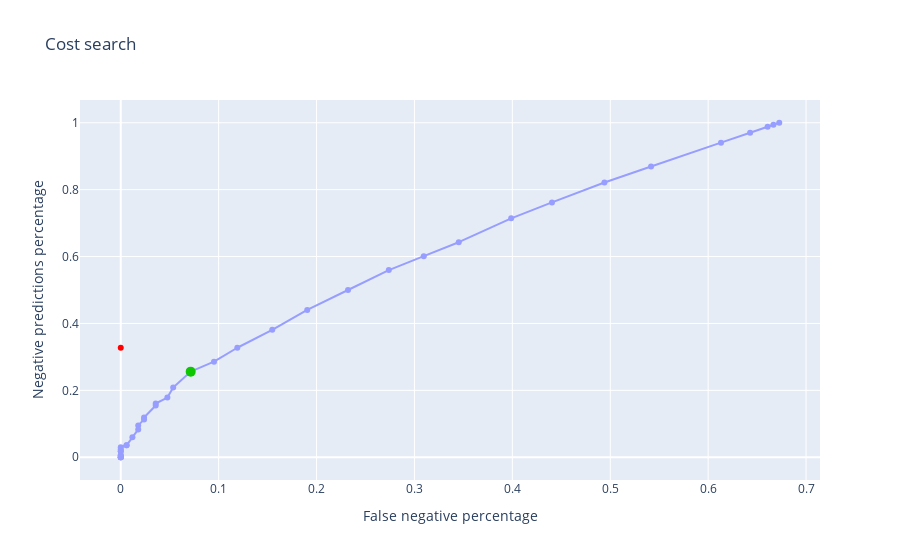

Write notebook code for a chart like this one.
### Code cell
points, lines, best_threshold = get_points(prediction_probabilities, y_val_cost, 0.025)
data = {'points': points, 'lines': lines,
        'graph_title': 'Cost search', 'x_axis_name': 'False negative percentage', 'y_axis_name': 'Negative predictions percentage'}
print(best_threshold)
fig = plot_cost_search(data)
fig.show()

### Figure 1 — Plotly figure (JSON) as saved in the notebook; plotly's stock layout.template omitted (floating-point values rounded to 4 significant figures)
{"data": [{"marker": {"color": "#979EFF"}, "mode": "lines", "name": "0.025", "showlegend": false, "type": "scatter", "x": [0.6726, 0.6667], "y": [1, 0.994]}, {"marker": {"color": "#979EFF"}, "mode": "lines", "name": "0.05", "showlegend": false, "type": "scatter", "x": [0.6667, 0.6607], "y": [0.994, 0.9881]}, {"marker": {"color": "#979EFF"}, "mode": "lines", "name": "0.07500000000000001", "showlegend": false, "type": "scatter", "x": [0.6607, 0.6429], "y": [0.9881, 0.9702]}, {"marker": {"color": "#979EFF"}, "mode": "lines", "name": "0.1", "showlegend": false, "type": "scatter", "x": [0.6429, 0.6131], "y": [0.9702, 0.9405]}, {"marker": {"color": "#979EFF"}, "mode": "lines", "name": "0.125", "showlegend": false, "type": "scatter", "x": [0.6131, 0.5417], "y": [0.9405, 0.869]}, {"marker": {"color": "#979EFF"}, "mode": "lines", "name": "0.15", "showlegend": false, "type": "scatter", "x": [0.5417, 0.494], "y": [0.869, 0.8214]}, {"marker": {"color": "#979EFF"}, "mode": "lines", "name": "0.175", "showlegend": false, "type": "scatter", "x": [0.494, 0.4405], "y": [0.8214, 0.7619]}, {"marker": {"color": "#979EFF"}, "mode": "lines", "name": "0.19999999999999998", "showlegend": false, "type": "scatter", "x": [0.4405, 0.3988], "y": [0.7619, 0.7143]}, {"marker": {"color": "#979EFF"}, "mode": "lines", "name": "0.22499999999999998", "showlegend": false, "type": "scatter", "x": [0.3988, 0.3452], "y": [0.7143, 0.6429]}, {"marker": {"color": "#979EFF"}, "mode": "lines", "name": "0.24999999999999997", "showlegend": false, "type": "scatter", "x": [0.3452, 0.3095], "y": [0.6429, 0.6012]}, {"marker": {"color": "#979EFF"}, "mode": "lines", "name": "0.27499999999999997", "showlegend": false, "type": "scatter", "x": [0.3095, 0.2738], "y": [0.6012, 0.5595]}, {"marker": {"color": "#979EFF"}, "mode": "lines", "name": "0.3", "showlegend": false, "type": "scatter", "x": [0.2738, 0.2321], "y": [0.5595, 0.5]}, {"marker": {"color": "#979EFF"}, "mode": "lines", "name": "0.325", "showlegend": false, "type": "scatter", "x": [0.2321, 0.1905], "y": [0.5, 0.4405]}, {"marker": {"color": "#979EFF"}, "mode": "lines", "name": "0.35000000000000003", "showlegend": false, "type": "scatter", "x": [0.1905, 0.1548], "y": [0.4405, 0.381]}, {"marker": {"color": "#979EFF"}, "mode": "lines", "name": "0.37500000000000006", "showlegend": false, "type": "scatter", "x": [0.1548, 0.119], "y": [0.381, 0.3274]}, {"marker": {"color": "#979EFF"}, "mode": "lines", "name": "0.4000000000000001", "showlegend": false, "type": "scatter", "x": [0.119, 0.09524], "y": [0.3274, 0.2857]}, {"marker": {"color": "#979EFF"}, "mode": "lines", "name": "0.4250000000000001", "showlegend": false, "type": "scatter", "x": [0.09524, 0.07143], "y": [0.2857, 0.256]}, {"marker": {"color": "#979EFF"}, "mode": "lines", "name": "0.4500000000000001", "showlegend": false, "type": "scatter", "x": [0.07143, 0.05357], "y": [0.256, 0.2083]}, {"marker": {"color": "#979EFF"}, "mode": "lines", "name": "0.47500000000000014", "showlegend": false, "type": "scatter", "x": [0.05357, 0.04762], "y": [0.2083, 0.1786]}, {"marker": {"color": "#979EFF"}, "mode": "lines", "name": "0.5000000000000001", "showlegend": false, "type": "scatter", "x": [0.04762, 0.03571], "y": [0.1786, 0.1607]}, {"marker": {"color": "#979EFF"}, "mode": "lines", "name": "0.5250000000000001", "showlegend": false, "type": "scatter", "x": [0.03571, 0.03571], "y": [0.1607, 0.1548]}, {"marker": {"color": "#979EFF"}, "mode": "lines", "name": "0.5500000000000002", "showlegend": false, "type": "scatter", "x": [0.03571, 0.02381], "y": [0.1548, 0.119]}, {"marker": {"color": "#979EFF"}, "mode": "lines", "name": "0.5750000000000002", "showlegend": false, "type": "scatter", "x": [0.02381, 0.02381], "y": [0.119, 0.1131]}, {"marker": {"color": "#979EFF"}, "mode": "lines", "name": "0.6000000000000002", "showlegend": false, "type": "scatter", "x": [0.02381, 0.01786], "y": [0.1131, 0.09524]}, {"marker": {"color": "#979EFF"}, "mode": "lines", "name": "0.6250000000000002", "showlegend": false, "type": "scatter", "x": [0.01786, 0.01786], "y": [0.09524, 0.08333]}, {"marker": {"color": "#979EFF"}, "mode": "lines", "name": "0.6500000000000002", "showlegend": false, "type": "scatter", "x": [0.01786, 0.0119], "y": [0.08333, 0.05952]}, {"marker": {"color": "#979EFF"}, "mode": "lines", "name": "0.6750000000000003", "showlegend": false, "type": "scatter", "x": [0.0119, 0.005952], "y": [0.05952, 0.03571]}, {"marker": {"color": "#979EFF"}, "mode": "lines", "name": "0.7000000000000003", "showlegend": false, "type": "scatter", "x": [0.005952, 0.005952], "y": [0.03571, 0.03571]}, {"marker": {"color": "#979EFF"}, "mode": "lines", "name": "0.7250000000000003", "showlegend": false, "type": "scatter", "x": [0.005952, 0], "y": [0.03571, 0.02976]}, {"marker": {"color": "#979EFF"}, "mode": "lines", "name": "0.7500000000000003", "showlegend": false, "type": "scatter", "x": [0, 0], "y": [0.02976, 0.02381]}, {"marker": {"color": "#979EFF"}, "mode": "lines", "name": "0.7750000000000004", "showlegend": false, "type": "scatter", "x": [0, 0], "y": [0.02381, 0.01786]}, {"marker": {"color": "#979EFF"}, "mode": "lines", "name": "0.8000000000000004", "showlegend": false, "type": "scatter", "x": [0, 0], "y": [0.01786, 0.01786]}, {"marker": {"color": "#979EFF"}, "mode": "lines", "name": "0.8250000000000004", "showlegend": false, "type": "scatter", "x": [0, 0], "y": [0.01786, 0.005952]}, {"marker": {"color": "#979EFF"}, "mode": "lines", "name": "0.8500000000000004", "showlegend": false, "type": "scatter", "x": [0, 0], "y": [0.005952, 0.005952]}, {"marker": {"color": "#979EFF"}, "mode": "lines", "name": "0.8750000000000004", "showlegend": false, "type": "scatter", "x": [0, 0], "y": [0.005952, 0]}, {"marker": {"color": "#979EFF"}, "mode": "lines", "name": "0.9000000000000005", "showlegend": false, "type": "scatter", "x": [0, 0], "y": [0, 0]}, {"marker": {"color": "#979EFF"}, "mode": "lines", "name": "0.9250000000000005", "showlegend": false, "type": "scatter", "x": [0, 0], "y": [0, 0]}, {"marker": {"color": "#979EFF"}, "mode": "lines", "name": "0.9500000000000005", "showlegend": false, "type": "scatter", "x": [0, 0], "y": [0, 0]}, {"marker": {"color": "#979EFF"}, "mode": "lines", "name": "0.9750000000000005", "showlegend": false, "type": "scatter", "x": [0, 0], "y": [0, 0]}, {"marker": {"color": "red", "size": 6}, "mode": "markers", "name": "utopian", "showlegend": false, "text": [], "type": "scatter", "x": [0], "y": [0.3274]}, {"marker": {"color": "#979EFF", "size": 6}, "mode": "markers", "name": "0", "showlegend": false, "text": ["Threshold: 0<br>False negative percentage: 0.67<br>Negative predicted percentage: 1.0<br>Distance from utopia: 0.9512<br>Sensitivity: 1.0<br>Specificity: 0.0<br>F1-macro: 0.2466<br>ROC AUC: 0.8272"], "type": "scatter", "x": [0.6726], "y": [1]}, {"marker": {"color": "#979EFF", "size": 6}, "mode": "markers", "name": "0.025", "showlegend": false, "text": ["Threshold: 0.025<br>False negative percentage: 0.67<br>Negative predicted percentage: 0.99<br>Distance from utopia: 0.9428<br>Sensitivity: 1.0<br>Specificity: 0.0088<br>F1-macro: 0.2565<br>ROC AUC: 0.8272"], "type": "scatter", "x": [0.6667], "y": [0.994]}, {"marker": {"color": "#979EFF", "size": 6}, "mode": "markers", "name": "0.05", "showlegend": false, "text": ["Threshold: 0.05<br>False negative percentage: 0.66<br>Negative predicted percentage: 0.99<br>Distance from utopia: 0.9344<br>Sensitivity: 1.0<br>Specificity: 0.0177<br>F1-macro: 0.2663<br>ROC AUC: 0.8272"], "type": "scatter", "x": [0.6607], "y": [0.9881]}, {"marker": {"color": "#979EFF", "size": 6}, "mode": "markers", "name": "0.07500000000000001", "showlegend": false, "text": ["Threshold: 0.075<br>False negative percentage: 0.64<br>Negative predicted percentage: 0.97<br>Distance from utopia: 0.9091<br>Sensitivity: 1.0<br>Specificity: 0.0442<br>F1-macro: 0.2947<br>ROC AUC: 0.8272"], "type": "scatter", "x": [0.6429], "y": [0.9702]}, {"marker": {"color": "#979EFF", "size": 6}, "mode": "markers", "name": "0.1", "showlegend": false, "text": ["Threshold: 0.1<br>False negative percentage: 0.61<br>Negative predicted percentage: 0.94<br>Distance from utopia: 0.867<br>Sensitivity: 1.0<br>Specificity: 0.0885<br>F1-macro: 0.3395<br>ROC AUC: 0.8272"], "type": "scatter", "x": [0.6131], "y": [0.9405]}, {"marker": {"color": "#979EFF", "size": 6}, "mode": "markers", "name": "0.125", "showlegend": false, "text": ["Threshold: 0.125<br>False negative percentage: 0.54<br>Negative predicted percentage: 0.87<br>Distance from utopia: 0.766<br>Sensitivity: 1.0<br>Specificity: 0.1947<br>F1-macro: 0.4366<br>ROC AUC: 0.8272"], "type": "scatter", "x": [0.5417], "y": [0.869]}, {"marker": {"color": "#979EFF", "size": 6}, "mode": "markers", "name": "0.15", "showlegend": false, "text": ["Threshold: 0.15<br>False negative percentage: 0.49<br>Negative predicted percentage: 0.82<br>Distance from utopia: 0.6987<br>Sensitivity: 1.0<br>Specificity: 0.2655<br>F1-macro: 0.4948<br>ROC AUC: 0.8272"], "type": "scatter", "x": [0.494], "y": [0.8214]}, {"marker": {"color": "#979EFF", "size": 6}, "mode": "markers", "name": "0.175", "showlegend": false, "text": ["Threshold: 0.175<br>False negative percentage: 0.44<br>Negative predicted percentage: 0.76<br>Distance from utopia: 0.6187<br>Sensitivity: 0.9818<br>Specificity: 0.3451<br>F1-macro: 0.55<br>ROC AUC: 0.8272"], "type": "scatter", "x": [0.4405], "y": [0.7619]}, {"marker": {"color": "#979EFF", "size": 6}, "mode": "markers", "name": "0.19999999999999998", "showlegend": false, "text": ["Threshold: 0.2<br>False negative percentage: 0.4<br>Negative predicted percentage: 0.71<br>Distance from utopia: 0.5556<br>Sensitivity: 0.9636<br>Specificity: 0.4071<br>F1-macro: 0.5886<br>ROC AUC: 0.8272"], "type": "scatter", "x": [0.3988], "y": [0.7143]}, {"marker": {"color": "#979EFF", "size": 6}, "mode": "markers", "name": "0.22499999999999998", "showlegend": false, "text": ["Threshold: 0.225<br>False negative percentage: 0.35<br>Negative predicted percentage: 0.64<br>Distance from utopia: 0.4677<br>Sensitivity: 0.9091<br>Specificity: 0.4867<br>F1-macro: 0.6247<br>ROC AUC: 0.8272"], "type": "scatter", "x": [0.3452], "y": [0.6429]}, {"marker": {"color": "#979EFF", "size": 6}, "mode": "markers", "name": "0.24999999999999997", "showlegend": false, "text": ["Threshold: 0.25<br>False negative percentage: 0.31<br>Negative predicted percentage: 0.6<br>Distance from utopia: 0.4133<br>Sensitivity: 0.8909<br>Specificity: 0.5398<br>F1-macro: 0.653<br>ROC AUC: 0.8272"], "type": "scatter", "x": [0.3095], "y": [0.6012]}, {"marker": {"color": "#979EFF", "size": 6}, "mode": "markers", "name": "0.27499999999999997", "showlegend": false, "text": ["Threshold: 0.275<br>False negative percentage: 0.27<br>Negative predicted percentage: 0.56<br>Distance from utopia: 0.359<br>Sensitivity: 0.8727<br>Specificity: 0.5929<br>F1-macro: 0.6804<br>ROC AUC: 0.8272"], "type": "scatter", "x": [0.2738], "y": [0.5595]}, {"marker": {"color": "#979EFF", "size": 6}, "mode": "markers", "name": "0.3", "showlegend": false, "text": ["Threshold: 0.3<br>False negative percentage: 0.23<br>Negative predicted percentage: 0.5<br>Distance from utopia: 0.2893<br>Sensitivity: 0.8182<br>Specificity: 0.6549<br>F1-macro: 0.6994<br>ROC AUC: 0.8272"], "type": "scatter", "x": [0.2321], "y": [0.5]}, {"marker": {"color": "#979EFF", "size": 6}, "mode": "markers", "name": "0.325", "showlegend": false, "text": ["Threshold: 0.325<br>False negative percentage: 0.19<br>Negative predicted percentage: 0.44<br>Distance from utopia: 0.2215<br>Sensitivity: 0.7636<br>Specificity: 0.7168<br>F1-macro: 0.7169<br>ROC AUC: 0.8272"], "type": "scatter", "x": [0.1905], "y": [0.4405]}, {"marker": {"color": "#979EFF", "size": 6}, "mode": "markers", "name": "0.35000000000000003", "showlegend": false, "text": ["Threshold: 0.35<br>False negative percentage: 0.15<br>Negative predicted percentage: 0.38<br>Distance from utopia: 0.1638<br>Sensitivity: 0.6909<br>Specificity: 0.7699<br>F1-macro: 0.7202<br>ROC AUC: 0.8272"], "type": "scatter", "x": [0.1548], "y": [0.381]}, {"marker": {"color": "#979EFF", "size": 6}, "mode": "markers", "name": "0.37500000000000006", "showlegend": false, "text": ["Threshold: 0.375<br>False negative percentage: 0.12<br>Negative predicted percentage: 0.33<br>Distance from utopia: 0.119<br>Sensitivity: 0.6364<br>Specificity: 0.823<br>F1-macro: 0.7297<br>ROC AUC: 0.8272"], "type": "scatter", "x": [0.119], "y": [0.3274]}, {"marker": {"color": "#979EFF", "size": 6}, "mode": "markers", "name": "0.4000000000000001", "showlegend": false, "text": ["Threshold: 0.4<br>False negative percentage: 0.1<br>Negative predicted percentage: 0.29<br>Distance from utopia: 0.104<br>Sensitivity: 0.5818<br>Specificity: 0.8584<br>F1-macro: 0.727<br>ROC AUC: 0.8272"], "type": "scatter", "x": [0.09524], "y": [0.2857]}, {"marker": {"color": "#0DC700", "size": 10}, "mode": "markers", "name": "0.4250000000000001", "showlegend": false, "text": ["Threshold: 0.425<br>False negative percentage: 0.07<br>Negative predicted percentage: 0.26<br>Distance from utopia: 0.101<br>Sensitivity: 0.5636<br>Specificity: 0.8938<br>F1-macro: 0.7407<br>ROC AUC: 0.8272"], "type": "scatter", "x": [0.07143], "y": [0.256]}, {"marker": {"color": "#979EFF", "size": 6}, "mode": "markers", "name": "0.4500000000000001", "showlegend": false, "text": ["Threshold: 0.45<br>False negative percentage: 0.05<br>Negative predicted percentage: 0.21<br>Distance from utopia: 0.1305<br>Sensitivity: 0.4727<br>Specificity: 0.9204<br>F1-macro: 0.7117<br>ROC AUC: 0.8272"], "type": "scatter", "x": [0.05357], "y": [0.2083]}, {"marker": {"color": "#979EFF", "size": 6}, "mode": "markers", "name": "0.47500000000000014", "showlegend": false, "text": ["Threshold: 0.475<br>False negative percentage: 0.05<br>Negative predicted percentage: 0.18<br>Distance from utopia: 0.1562<br>Sensitivity: 0.4<br>Specificity: 0.9292<br>F1-macro: 0.6772<br>ROC AUC: 0.8272"], "type": "scatter", "x": [0.04762], "y": [0.1786]}, {"marker": {"color": "#979EFF", "size": 6}, "mode": "markers", "name": "0.5000000000000001", "showlegend": false, "text": ["Threshold: 0.5<br>False negative percentage: 0.04<br>Negative predicted percentage: 0.16<br>Distance from utopia: 0.1705<br>Sensitivity: 0.3818<br>Specificity: 0.9469<br>F1-macro: 0.6774<br>ROC AUC: 0.8272"], "type": "scatter", "x": [0.03571], "y": [0.1607]}, {"marker": {"color": "#979EFF", "size": 6}, "mode": "markers", "name": "0.5250000000000001", "showlegend": false, "text": ["Threshold: 0.525<br>False negative percentage: 0.04<br>Negative predicted percentage: 0.15<br>Distance from utopia: 0.1763<br>Sensitivity: 0.3636<br>Specificity: 0.9469<br>F1-macro: 0.6665<br>ROC AUC: 0.8272"], "type": "scatter", "x": [0.03571], "y": [0.1548]}, {"marker": {"color": "#979EFF", "size": 6}, "mode": "markers", "name": "0.5500000000000002", "showlegend": false, "text": ["Threshold: 0.55<br>False negative percentage: 0.02<br>Negative predicted percentage: 0.12<br>Distance from utopia: 0.2097<br>Sensitivity: 0.2909<br>Specificity: 0.9646<br>F1-macro: 0.631<br>ROC AUC: 0.8272"], "type": "scatter", "x": [0.02381], "y": [0.119]}, {"marker": {"color": "#979EFF", "size": 6}, "mode": "markers", "name": "0.5750000000000002", "showlegend": false, "text": ["Threshold: 0.575<br>False negative percentage: 0.02<br>Negative predicted percentage: 0.11<br>Distance from utopia: 0.2156<br>Sensitivity: 0.2727<br>Specificity: 0.9646<br>F1-macro: 0.6187<br>ROC AUC: 0.8272"], "type": "scatter", "x": [0.02381], "y": [0.1131]}, {"marker": {"color": "#979EFF", "size": 6}, "mode": "markers", "name": "0.6000000000000002", "showlegend": false, "text": ["Threshold: 0.6<br>False negative percentage: 0.02<br>Negative predicted percentage: 0.1<br>Distance from utopia: 0.2328<br>Sensitivity: 0.2364<br>Specificity: 0.9735<br>F1-macro: 0.5982<br>ROC AUC: 0.8272"], "type": "scatter", "x": [0.01786], "y": [0.09524]}, {"marker": {"color": "#979EFF", "size": 6}, "mode": "markers", "name": "0.6250000000000002", "showlegend": false, "text": ["Threshold: 0.625<br>False negative percentage: 0.02<br>Negative predicted percentage: 0.08<br>Distance from utopia: 0.2447<br>Sensitivity: 0.2<br>Specificity: 0.9735<br>F1-macro: 0.5714<br>ROC AUC: 0.8272"], "type": "scatter", "x": [0.01786], "y": [0.08333]}, {"marker": {"color": "#979EFF", "size": 6}, "mode": "markers", "name": "0.6500000000000002", "showlegend": false, "text": ["Threshold: 0.65<br>False negative percentage: 0.01<br>Negative predicted percentage: 0.06<br>Distance from utopia: 0.2681<br>Sensitivity: 0.1455<br>Specificity: 0.9823<br>F1-macro: 0.5327<br>ROC AUC: 0.8272"], "type": "scatter", "x": [0.0119], "y": [0.05952]}, {"marker": {"color": "#979EFF", "size": 6}, "mode": "markers", "name": "0.6750000000000003", "showlegend": false, "text": ["Threshold: 0.675<br>False negative percentage: 0.01<br>Negative predicted percentage: 0.04<br>Distance from utopia: 0.2917<br>Sensitivity: 0.0909<br>Specificity: 0.9912<br>F1-macro: 0.4892<br>ROC AUC: 0.8272"], "type": "scatter", "x": [0.005952], "y": [0.03571]}, {"marker": {"color": "#979EFF", "size": 6}, "mode": "markers", "name": "0.7000000000000003", "showlegend": false, "text": ["Threshold: 0.7<br>False negative percentage: 0.01<br>Negative predicted percentage: 0.04<br>Distance from utopia: 0.2917<br>Sensitivity: 0.0909<br>Specificity: 0.9912<br>F1-macro: 0.4892<br>ROC AUC: 0.8272"], "type": "scatter", "x": [0.005952], "y": [0.03571]}, {"marker": {"color": "#979EFF", "size": 6}, "mode": "markers", "name": "0.7250000000000003", "showlegend": false, "text": ["Threshold: 0.725<br>False negative percentage: 0.0<br>Negative predicted percentage: 0.03<br>Distance from utopia: 0.2976<br>Sensitivity: 0.0909<br>Specificity: 1.0<br>F1-macro: 0.4928<br>ROC AUC: 0.8272"], "type": "scatter", "x": [0], "y": [0.02976]}, {"marker": {"color": "#979EFF", "size": 6}, "mode": "markers", "name": "0.7500000000000003", "showlegend": false, "text": ["Threshold: 0.75<br>False negative percentage: 0.0<br>Negative predicted percentage: 0.02<br>Distance from utopia: 0.3036<br>Sensitivity: 0.0727<br>Specificity: 1.0<br>F1-macro: 0.4757<br>ROC AUC: 0.8272"], "type": "scatter", "x": [0], "y": [0.02381]}, {"marker": {"color": "#979EFF", "size": 6}, "mode": "markers", "name": "0.7750000000000004", "showlegend": false, "text": ["Threshold: 0.775<br>False negative percentage: 0.0<br>Negative predicted percentage: 0.02<br>Distance from utopia: 0.3095<br>Sensitivity: 0.0545<br>Specificity: 1.0<br>F1-macro: 0.4582<br>ROC AUC: 0.8272"], "type": "scatter", "x": [0], "y": [0.01786]}, {"marker": {"color": "#979EFF", "size": 6}, "mode": "markers", "name": "0.8000000000000004", "showlegend": false, "text": ["Threshold: 0.8<br>False negative percentage: 0.0<br>Negative predicted percentage: 0.02<br>Distance from utopia: 0.3095<br>Sensitivity: 0.0545<br>Specificity: 1.0<br>F1-macro: 0.4582<br>ROC AUC: 0.8272"], "type": "scatter", "x": [0], "y": [0.01786]}, {"marker": {"color": "#979EFF", "size": 6}, "mode": "markers", "name": "0.8250000000000004", "showlegend": false, "text": ["Threshold: 0.825<br>False negative percentage: 0.0<br>Negative predicted percentage: 0.01<br>Distance from utopia: 0.3214<br>Sensitivity: 0.0182<br>Specificity: 1.0<br>F1-macro: 0.4214<br>ROC AUC: 0.8272"], "type": "scatter", "x": [0], "y": [0.005952]}, {"marker": {"color": "#979EFF", "size": 6}, "mode": "markers", "name": "0.8500000000000004", "showlegend": false, "text": ["Threshold: 0.85<br>False negative percentage: 0.0<br>Negative predicted percentage: 0.01<br>Distance from utopia: 0.3214<br>Sensitivity: 0.0182<br>Specificity: 1.0<br>F1-macro: 0.4214<br>ROC AUC: 0.8272"], "type": "scatter", "x": [0], "y": [0.005952]}, {"marker": {"color": "#979EFF", "size": 6}, "mode": "markers", "name": "0.8750000000000004", "showlegend": false, "text": ["Threshold: 0.875<br>False negative percentage: 0.0<br>Negative predicted percentage: 0.0<br>Distance from utopia: 0.3274<br>Sensitivity: 0.0<br>Specificity: 1.0<br>F1-macro: 0.4021<br>ROC AUC: 0.8272"], "type": "scatter", "x": [0], "y": [0]}, {"marker": {"color": "#979EFF", "size": 6}, "mode": "markers", "name": "0.9000000000000005", "showlegend": false, "text": ["Threshold: 0.9<br>False negative percentage: 0.0<br>Negative predicted percentage: 0.0<br>Distance from utopia: 0.3274<br>Sensitivity: 0.0<br>Specificity: 1.0<br>F1-macro: 0.4021<br>ROC AUC: 0.8272"], "type": "scatter", "x": [0], "y": [0]}, {"marker": {"color": "#979EFF", "size": 6}, "mode": "markers", "name": "0.9250000000000005", "showlegend": false, "text": ["Threshold: 0.925<br>False negative percentage: 0.0<br>Negative predicted percentage: 0.0<br>Distance from utopia: 0.3274<br>Sensitivity: 0.0<br>Specificity: 1.0<br>F1-macro: 0.4021<br>ROC AUC: 0.8272"], "type": "scatter", "x": [0], "y": [0]}, {"marker": {"color": "#979EFF", "size": 6}, "mode": "markers", "name": "0.9500000000000005", "showlegend": false, "text": ["Threshold: 0.95<br>False negative percentage: 0.0<br>Negative predicted percentage: 0.0<br>Distance from utopia: 0.3274<br>Sensitivity: 0.0<br>Specificity: 1.0<br>F1-macro: 0.4021<br>ROC AUC: 0.8272"], "type": "scatter", "x": [0], "y": [0]}, {"marker": {"color": "#979EFF", "size": 6}, "mode": "markers", "name": "0.9750000000000005", "showlegend": false, "text": ["Threshold: 0.975<br>False negative percentage: 0.0<br>Negative predicted percentage: 0.0<br>Distance from utopia: 0.3274<br>Sensitivity: 0.0<br>Specificity: 1.0<br>F1-macro: 0.4021<br>ROC AUC: 0.8272"], "type": "scatter", "x": [0], "y": [0]}], "layout": {"title": {"text": "Cost search"}, "xaxis": {"title": {"text": "False negative percentage"}}, "yaxis": {"title": {"text": "Negative predictions percentage"}}}}
